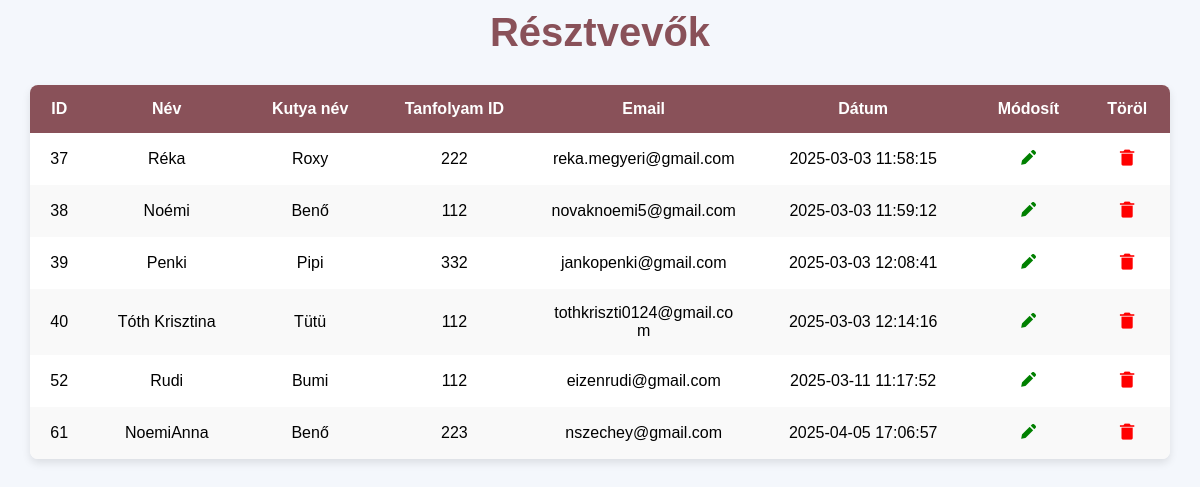
The page /kezelopult/studentstable.php on the database its author committed.
### tables this page shows
CREATE TABLE `resztvevo` (
  `r_id` int(11) NOT NULL,
  `r_u_nev` text NOT NULL,
  `r_d_nev` text NOT NULL,
  `r_t_id` int(11) NOT NULL,
  `r_email` varchar(250) NOT NULL,
  `r_datum` datetime NOT NULL
);

### kezelopult/studentstable.php (the view, shortened to what this page needs)
<?php
     include("kapcsolat.php");
     $resztvevok = mysqli_query($adb, "SELECT * FROM resztvevo");
?>
<!DOCTYPE html>
<html lang="hu">
<head>
     <link href='https://unpkg.com/boxicons@2.1.4/css/boxicons.min.css' rel='stylesheet'>
</head>
<body>
     <div class="container">
          <div class="header">
               <h1>Résztvevők</h1>
          </div>
          <main class="table">
               <section class="table-body">
                    <table>
                         <thead>
                              <tr>
                                   <th> ID </th>
                                   <th> Név </th>
                                   <th> Kutya név </th>
                                   <th> Tanfolyam ID </th>
                                   <th> Email </th>
                                   <th> Dátum </th>
                                   <th> Módosít </th>
                                   <th> Töröl </th>
                              </tr>
                         </thead>
                         <tbody>
                         <?php
                                   if ($resztvevok->num_rows > 0) {
                                        while ($row = $resztvevok->fetch_assoc()) {
                                             echo "<tr>
                                                       <td>".(!empty($row['r_id']) ? $row['r_id'] : '-')."</td>
                                                       <td>".(!empty($row['r_u_nev']) ? $row['r_u_nev'] : '-')."</td>
                                                       <td>".(!empty($row['r_d_nev']) ? $row['r_d_nev'] : '-')."</td>
                                                       <td>".(!empty($row['r_t_id']) ? $row['r_t_id'] : '-')."</td>
                                                       <td>".(!empty($row['r_email']) ? $row['r_email'] : '-')."</td>
                                                       <td>".(!empty($row['r_datum']) ? $row['r_datum'] : '-')."</td>
                                                       <td><i class='bx bxs-pencil' style='color: green;'></i></td>
                                                       <td><i class='bx bxs-trash-alt' style='color: red;'></i></td>
                                                  </tr>";
                                        }
                                   }
                         ?>
                         </tbody>
                    </table>
               </section>
          </main>
     </div>
</body>
</html>

### kezelopult/studentstable.php (style rules this page uses)
body { font-family: 'Arial', sans-serif; background-color: #f4f7fc; margin: 0; padding: 0; }
.container { width: 95%; max-width: 1200px; margin: 0 auto; padding: 10px; flex-direction: column; }
.header { text-align: center; margin-bottom: 30px; }
.header h1 { font-size: 2.5rem; color: #895159; margin: 0; padding: 0; }
.table { background-color: white; box-shadow: 0 4px 8px rgba(0, 0, 0, 0.1); border-radius: 8px; overflow: hidden; }
.table table { width: 100%; border-collapse: collapse; font-size: 1rem; table-layout: auto; }
.table thead { background-color: #895159; color: white; }
.table th, .table td { padding: 15px; text-align: center; word-wrap: break-word; max-width: 150px; }
.table th { font-weight: 600; }
.table tbody tr:nth-child(even) { background-color: #f9f9f9; }
.table i { cursor: pointer; font-size: 1.2rem; }
.table .bxs-pencil { color: #4caf50; }
.table .bxs-trash-alt { color: #f44336; }

### rows shown on the page
resztvevo: r_id "37", r_u_nev "Réka", r_d_nev "Roxy", r_t "222", r_email "reka.megyeri@gmail.com", r_datum "2025-03-03 11:58:15"
resztvevo: r_id "38", r_u_nev "Noémi", r_d_nev "Benő", r_t "112", r_email "novaknoemi5@gmail.com", r_datum "2025-03-03 11:59:12"
resztvevo: r_id "39", r_u_nev "Penki", r_d_nev "Pipi", r_t "332", r_email "jankopenki@gmail.com", r_datum "2025-03-03 12:08:41"
resztvevo: r_id "40", r_u_nev "Tóth Krisztina", r_d_nev "Tütü", r_t "112", r_email "tothkriszti0124@gmail.com", r_datum "2025-03-03 12:14:16"
resztvevo: r_id "52", r_u_nev "Rudi", r_d_nev "Bumi", r_t "112", r_email "eizenrudi@gmail.com", r_datum "2025-03-11 11:17:52"
resztvevo: r_id "61", r_u_nev "NoemiAnna", r_d_nev "Benő", r_t "223", r_email "nszechey@gmail.com", r_datum "2025-04-05 17:06:57"
